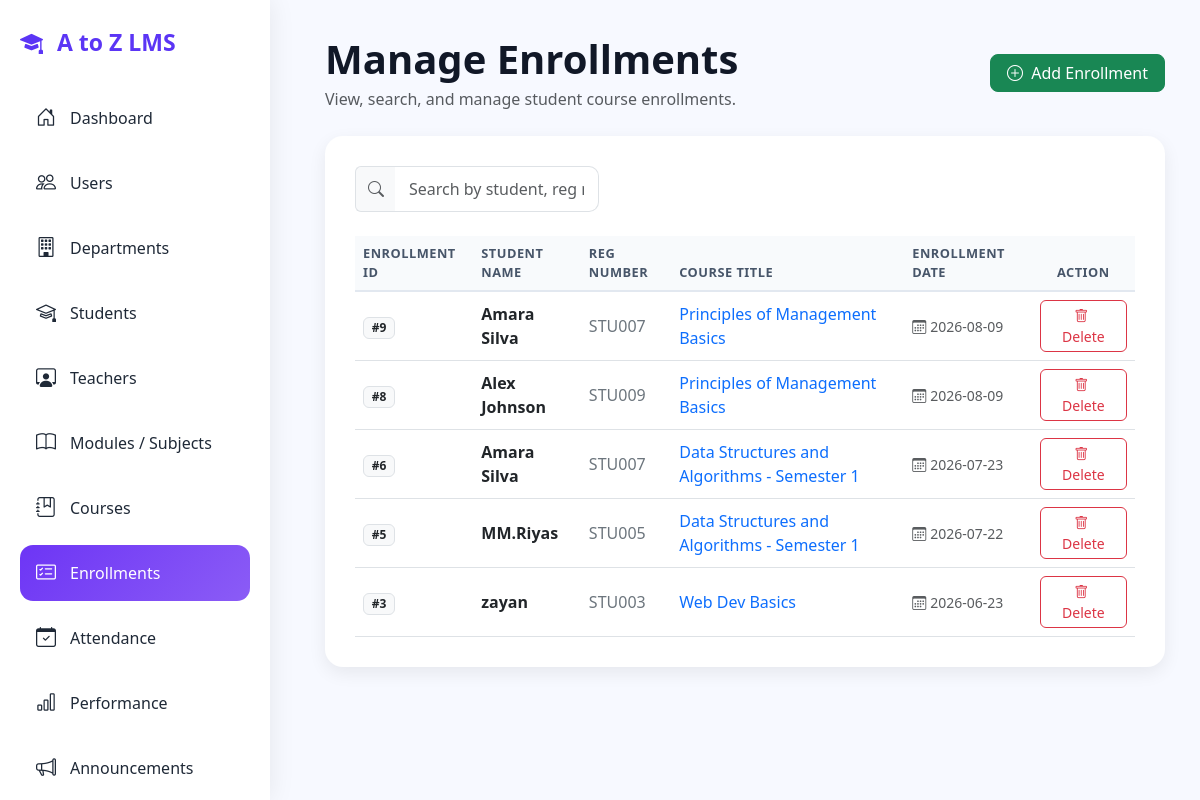
Page /admin/manage_enrollment.php on the committed database.
### tables this page shows
CREATE TABLE `enrollment` (
  `EnrollmentID` int(11) NOT NULL,
  `StudentID` int(11) DEFAULT NULL,
  `CourseID` int(11) DEFAULT NULL,
  `EnrollmentDate` date DEFAULT NULL
);

CREATE TABLE `users` (
  `user_id` int(11) NOT NULL,
  `username` varchar(50) NOT NULL,
  `password` varchar(255) NOT NULL,
  `full_name` varchar(100) NOT NULL,
  `email` varchar(100) DEFAULT NULL,
  `phone` varchar(15) DEFAULT NULL,
  `role` enum('admin','teacher','student') NOT NULL,
  `status` enum('active','inactive') DEFAULT 'active',
  `created_at` timestamp NOT NULL DEFAULT current_timestamp()
);

CREATE TABLE `student` (
  `StudentID` int(11) NOT NULL,
  `UserID` int(11) NOT NULL,
  `RegistrationNumber` varchar(50) NOT NULL,
  `DepartmentID` int(11) DEFAULT NULL,
  `EnrollmentYear` year(4) DEFAULT NULL,
  `Status` enum('Active','Inactive') DEFAULT 'Active'
);

CREATE TABLE `course` (
  `CourseID` int(11) NOT NULL,
  `CourseTitle` varchar(150) NOT NULL,
  `CourseDescription` text DEFAULT NULL,
  `SubjectID` int(11) DEFAULT NULL,
  `TeacherID` int(11) DEFAULT NULL,
  `Semester` varchar(20) DEFAULT NULL,
  `CreatedDate` timestamp NOT NULL DEFAULT current_timestamp()
);

### admin/manage_enrollment.php (the view, shortened to what this page needs)
<?php
include("../config/db.php");
$result = $conn->query("
    SELECT e.EnrollmentID, e.EnrollmentDate,
           s.RegistrationNumber,
           u.full_name,
           c.CourseTitle
    FROM Enrollment e
    JOIN Student s ON e.StudentID = s.StudentID
    JOIN users u ON s.UserID = u.user_id
    JOIN Course c ON e.CourseID = c.CourseID
    ORDER BY e.EnrollmentID DESC
");
?>
<!DOCTYPE html>
<html lang="en">
<head>
<link href="https://cdn.jsdelivr.net/npm/bootstrap@5.3.3/dist/css/bootstrap.min.css" rel="stylesheet">
<link href="https://cdn.jsdelivr.net/npm/bootstrap-icons/font/bootstrap-icons.css" rel="stylesheet">
</head>
<body>
<div class="wrapper">
    <?php include("sidebar.php"); ?>
    <main class="content" id="content">
        <div class="topbar">
            <div class="d-flex align-items-center gap-3">
                <div>
                    <h1 class="fw-bold mb-1">Manage Enrollments</h1>
                    <p class="text-muted mb-0">View, search, and manage student course enrollments.</p>
                </div>
            </div>
            <div class="d-flex gap-2">
                <a href="add_enrollment.php" class="btn btn-success rounded-3 px-3">
                    <i class="bi bi-plus-circle me-1"></i> Add Enrollment
                </a>
            </div>
        </div>
        <div class="section-box">
            <div class="row mb-4">
                <div class="col-md-6 col-lg-4">
                    <div class="input-group">
                        <span class="input-group-text bg-light border-end-0">
                            <i class="bi bi-search text-muted"></i>
                        </span>
                        <input type="text" id="searchInput" class="form-control border-start-0 search-input" placeholder="Search by student, reg no, or course...">
                    </div>
                </div>
            </div>
            <div class="table-responsive">
                <table class="table table-hover align-middle mb-0" id="enrollmentTable">
                    <thead>
                        <tr>
                            <th scope="col">Enrollment ID</th>
                            <th scope="col">Student Name</th>
                            <th scope="col">Reg Number</th>
                            <th scope="col">Course Title</th>
                            <th scope="col">Enrollment Date</th>
                            <th scope="col" class="text-center">Action</th>
                        </tr>
                    </thead>
                    <tbody>
                        <?php if($result && $result->num_rows > 0){ ?>
                            <?php while($row = $result->fetch_assoc()) { ?>
                                <tr>
                                    <td>
                                        <span class="badge bg-light text-dark border">#<?= htmlspecialchars($row['EnrollmentID']) ?></span>
                                    </td>
                                    <td>
                                        <div class="fw-semibold text-dark"><?= htmlspecialchars($row['full_name']) ?></div>
                                    </td>
                                    <td>
                                        <span class="text-secondary"><?= htmlspecialchars($row['RegistrationNumber']) ?></span>
                                    </td>
                                    <td>
                                        <span class="fw-medium text-primary"><?= htmlspecialchars($row['CourseTitle']) ?></span>
                                    </td>
                                    <td>
                                        <small class="text-muted"><i class="bi bi-calendar3 me-1"></i><?= htmlspecialchars($row['EnrollmentDate']) ?></small>
                                    </td>
                                    <td class="text-center">
                                        <a href="delete_enrollment.php?id=<?= $row['EnrollmentID'] ?>"
                                           class="btn btn-outline-danger btn-sm rounded-2 px-3"
                                           onclick="return confirm('Are you sure you want to delete this enrollment record?')">
                                            <i class="bi bi-trash me-1"></i> Delete
                                        </a>
                                    </td>
                                </tr>
                            <?php } ?>
                        <?php } ?>
                    </tbody>
                </table>
            </div>
        </div>
    </main>
</div>
</body>
</html>

### admin/manage_enrollment.php (style rules this page uses)
body { margin: 0; font-family: 'Segoe UI', sans-serif; background: #f7f9ff; color: #111827; }
.wrapper { display: flex; width: 100%; min-height: 100vh; }
.content { margin-left: 290px; padding: 35px; width: calc(100% - 290px); transition: all .3s ease; }
.section-box { background: white; border-radius: 18px; padding: 30px; box-shadow: 0 6px 18px rgba(0,0,0,0.07); }
.topbar { display: flex; justify-content: space-between; align-items: center; margin-bottom: 25px; }
.search-input { border-radius: 10px; padding: 10px 14px; }
.table thead th { background-color: #f8fafc; color: #475569; font-weight: 600; text-transform: uppercase; font-size: 0.8rem; letter-spacing: 0.5px; border-bottom: 2px solid #e2e8f0; }

### rows in the picture
enrollment: EnrollmentID "9", users.full_name "Amara Silva", StudentID.RegistrationNumber "STU007", CourseID.CourseTitle "Principles of Management Basics", EnrollmentDate "2026-08-09"
enrollment: EnrollmentID "8", users.full_name "Alex Johnson", StudentID.RegistrationNumber "STU009", CourseID.CourseTitle "Principles of Management Basics", EnrollmentDate "2026-08-09"
enrollment: EnrollmentID "6", users.full_name "Amara Silva", StudentID.RegistrationNumber "STU007", CourseID.CourseTitle "Data Structures and Algorithms - Semester 1", EnrollmentDate "2026-07-23"
enrollment: EnrollmentID "5", users.full_name "MM.Riyas", StudentID.RegistrationNumber "STU005", CourseID.CourseTitle "Data Structures and Algorithms - Semester 1", EnrollmentDate "2026-07-22"
enrollment: EnrollmentID "3", users.full_name "zayan", StudentID.RegistrationNumber "STU003", CourseID.CourseTitle "Web Dev Basics", EnrollmentDate "2026-06-23"
